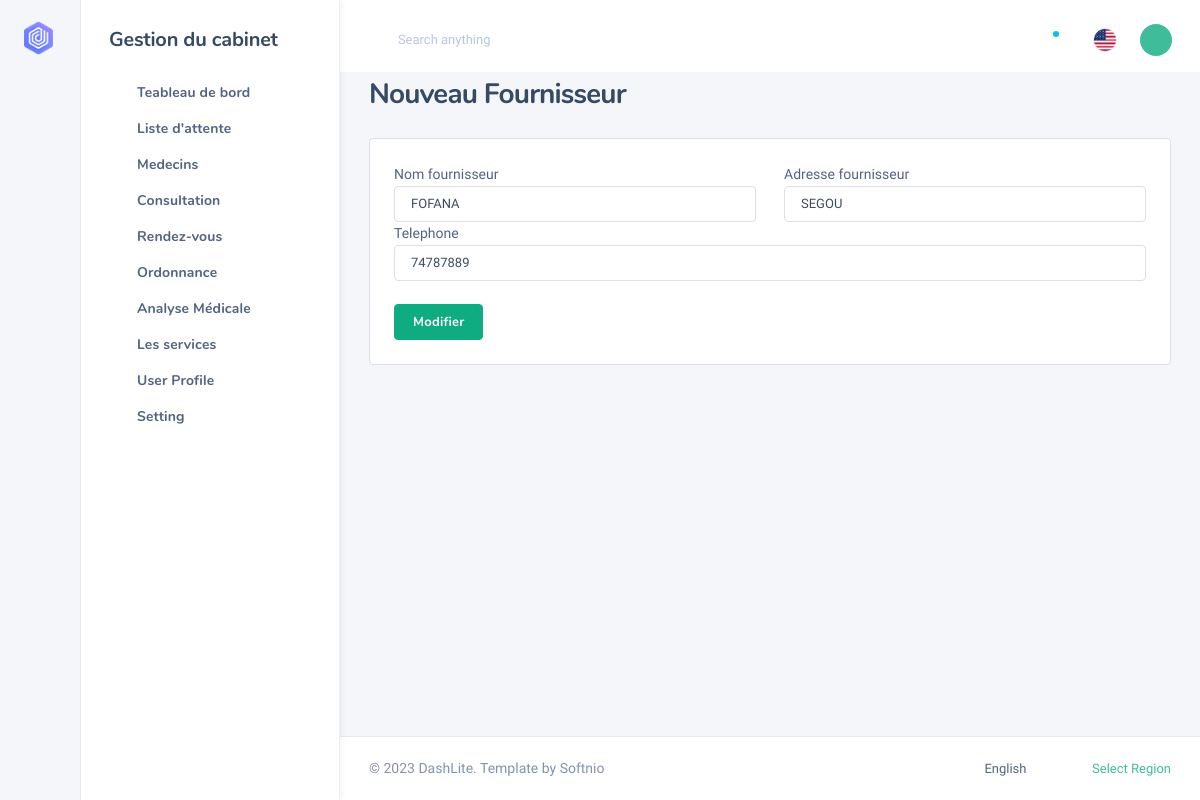
Screenshot of /public/Fournisseurs/edit/1 (signed in) with the database file from the repository.
### tables this page shows
CREATE TABLE `fournisseur` (
  `id_fournisseur` int(11) NOT NULL,
  `nom_fournisseur` varchar(50) DEFAULT NULL,
  `adresse_fournisseur` varchar(50) DEFAULT NULL,
  `telephone_fournisseur` varchar(50) DEFAULT NULL
);

### app/core/app.php (called while the page is built, shortened)
<?php
class App{
    protected $method="index";
   public function  __construct()
    {
       $URL= $this->getURL();
       if(file_exists('app/controllers/'.$URL[0].'.php')){
            unset($URL[0]);
       }
       $this->controller=new $this->controller();
       if(isset($URL[1])){
            if( method_exists($this->controller,$URL[1])){
                $this->method=ucfirst($URL[1]);
                unset($URL[1]);
            }
       }
        $URL=array_values($URL);
       $this->params=$URL;
       call_user_func_array([$this->controller,$this->method],$this->params);
    }
    private function  getURL(){
       $url=isset($_GET['url'])?$_GET['url']:'Home';
        return explode("/",filter_var(trim($url,'/')),FILTER_SANITIZE_URL);
    }
}

### index.php (called while the page is built, shortened)
<?php
$app=new App();

### app/core/model.php (called while the page is built, shortened)
<?php
class Model extends Database{
    public function FetchSelectWhere($select,$fields,$whereValue,$value=[]){
        $bdd= $this->connect();
        $que = $bdd->prepare("SELECT $select
                FROM $fields
                WHERE $whereValue");
        $que->execute($value);
        $count = $que->fetch(PDO::FETCH_OBJ);
        return $count;
    }
}

### app/views/ajouter_fournisseur.view.php (the view, shortened to what this page needs)
<!DOCTYPE html>
<html lang="zxx" class="js">
<body class="nk-body bg-lighter npc-default has-sidebar ">
<div class="nk-app-root">
    <div class="nk-main ">
        <div class="nk-wrap ">
            <div class="nk-content ">
                <div class="container-fluid">
                    <div class="nk-content-inner">
                        <div class="nk-content-body">
                            <div class="nk-block-head nk-block-head-sm">
                                <div class="nk-block-between">
                                    <div class="nk-block-head-content">
                                        <h3 class="nk-block-title page-title">Nouveau Fournisseur</h3>
                                    </div>
                                </div>
                            </div>
                            <div class="nk-block">
                                <div class="card card-bordered">
                                    <div class="card-inner">
                                        <form action="" method="post" id="fornisseurForme">
                                            <?php if(isset($id)) :?>
                                                <div class="row">
                                                    <div class="col-6">
                                                        <fieldset class="form-group">
                                                            <label for="dci">Nom fournisseur </label>
                                                            <input type="text" class="form-control" id="nomfourni"  name="nomfourni" value="<?=$fournisseur->nom_fournisseur?>">
                                                        </fieldset>
                                                    </div>
                                                    <div class="col-6">
                                                        <fieldset class="form-group">
                                                            <label for="adresseFourni">Adresse fournisseur</label>
                                                            <input type="text" class="form-control" id="adresseFourni" name="adresseFourni" value="<?=$fournisseur->adresse_fournisseur?>">
                                                        </fieldset>
                                                    </div>
                                                </div>
                                                <div class="row">
                                                    <div class="col-12">
                                                        <fieldset class="form-group">
                                                            <label for="telFourni">Telephone</label>
                                                            <input type="text" class="form-control" id="telFourni"  NAME="telFourni" value="<?=$fournisseur->telephone_fournisseur?>">
                                                        </fieldset>
                                                    </div>
                                                </div>
                                                <br>
                                                <div class="form-group">
                                                    <input type="submit" name="modifier" class="btn btn-primary pull-right" value="Modifier">
                                                </div>
                                            <?php endif;?>
                                        </form>
                                    </div>
                                </div>
                            </div>
                        </div>
                    </div>
                </div>
            </div>
        </div>
    </div>
</div>
</body>
</html>

### rows the page displays
fournisseur: nomfourni "FOFANA", adresseFourni "SEGOU", telFourni "74787889"
